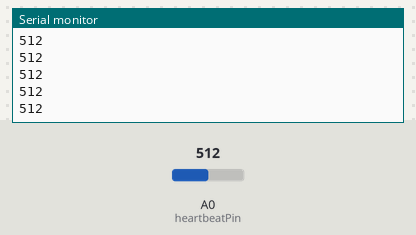
The sketch below on a simulated Arduino Uno, built with avr-gcc and run on an emulated ATmega328P. Parts: the last lines printed to the serial monitor. Inputs (shaded band) come from the test bench; at power-on: A0 (heartbeatPin) = 512.

Above: at 1.2 s.
1.3 s: A0 (heartbeatPin) set to 716
At 2.3 s:
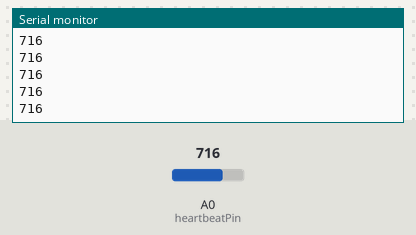
2.8 s: A0 (heartbeatPin) set to 900
At 3.9 s:
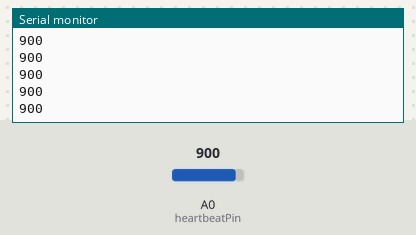
Timing chart, 0 to 5.8 s (numbered marks = the images above; inputs shaded):
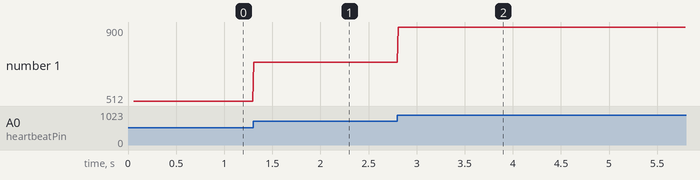

The sketch:

heartbeat_monitor.ino
```cpp
// KY-039 Heartbeat Sensor with Arduino
const int heartbeatPin = A0; // Analog pin connected to KY-039
int signalValue = 0;

void setup() {
  Serial.begin(9600);        // Start the serial communication
  pinMode(heartbeatPin, INPUT);
  Serial.println("Heartbeat sensor ready. Place your finger on the sensor.");
}

void loop() {
  signalValue = analogRead(heartbeatPin);   // Read signal
  Serial.println(signalValue);              // Send to serial for Processing
  delay(10); // Small delay for stable reading
}
```

Measured:
- after the input at 1.3 s, the serial monitor: prints a new line at once (image 1)
- after the input at 2.8 s, the serial monitor: prints a new line at once (image 2)
- plotted number 1: 512 → 716 after the input at 1.3 s, 716 → 900 after the input at 2.8 s
